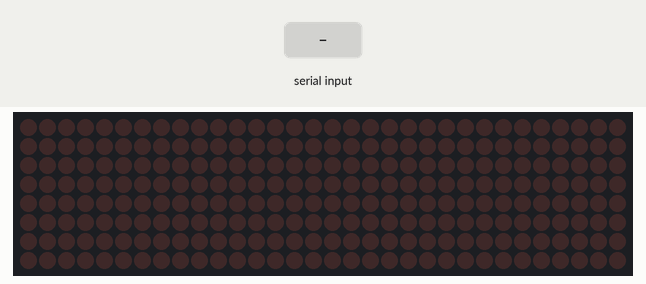
Simulated run of this sketch. Board: ESP8266 (NodeMCU). Shown: 32×8 LED matrix. Inputs (shaded band) come from the test bench. WiFi joins after 1.5 s; servers stay silent unless stated; what the sketch prints to the serial monitor is not drawn.

Above: at 3.2 s.
3.3 s: "1\n" received over Serial
At 3.96 s:
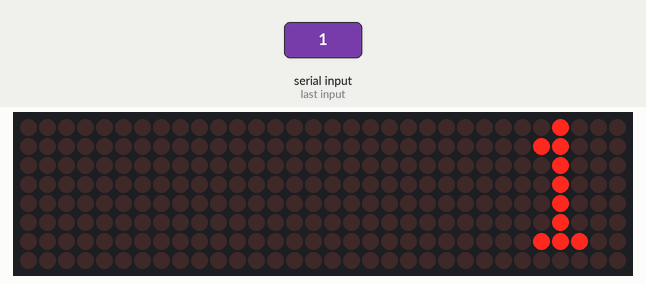
At 4.36 s:
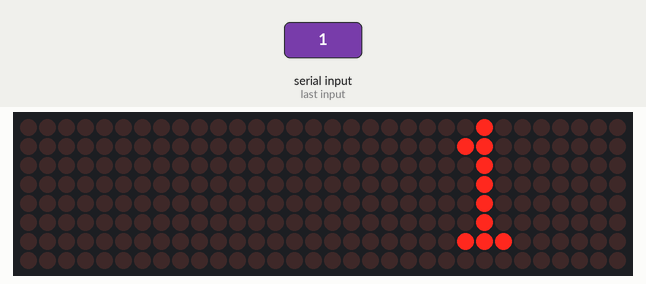
Timing chart, 0 to 6.3 s (numbered marks = the images above; inputs shaded):
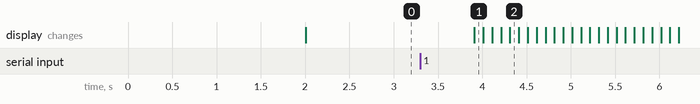

The sketch:

web_matrixled.ino
```cpp
#include <ESP8266WiFi.h>
#include <ESPAsyncWebServer.h>
#include <Max72xxPanel.h>

const char* ssid = "your-SSID"; // Wi-FiのSSID
const char* password = "your-PASSWORD"; // Wi-Fiのパスワード

// MAX7219設定
const int pinCS = D8; // CSピンの指定
Max72xxPanel matrix = Max72xxPanel(pinCS, 4, 1);

AsyncWebServer server(80);

String message = "";      // 表示するメッセージ
int scrollPosition = 0;   // スクロール位置

void setup() {
  Serial.begin(115200);   // シリアル通信の初期化
  WiFi.begin(ssid, password);
  while (WiFi.status() != WL_CONNECTED) {
    delay(1000);
    Serial.println("WiFi接続中...");
  }
  Serial.println("WiFiに接続しました");

  // MAX7219の初期設定
  matrix.setIntensity(3); // LEDの明るさ
  matrix.setRotation(0, 1); // LEDマトリックスの回転設定（必要に応じて調整）

  // Webサーバーの設定
  server.on("/", HTTP_GET, [](AsyncWebServerRequest *request){
    String html = "<html><body>"
                  "<form action=\"/message\" method=\"post\">"
                  "<label>表示するメッセージ:</label>"
                  "<input type=\"text\" name=\"text\"/>"
                  "<input type=\"submit\" value=\"送信\"/>"
                  "</form></body></html>";
    request->send(200, "text/html", html);
  });

  // Webからのメッセージ受け取り処理
  server.on("/message", HTTP_POST, [](AsyncWebServerRequest *request) {
    if (request->hasParam("text", true)) {
      message = request->getParam("text", true)->value();
      scrollPosition = matrix.width();
      request->send(200, "text/html", "<html><body><h2>メッセージが送信されました</h2><a href=\"/\">戻る</a></body></html>");
    } else {
      request->send(400, "text/html", "メッセージがありません");
    }
  });

  server.begin();
  Serial.println("Webサーバーが開始されました");
}

void loop() {
  // シリアル通信からのメッセージ受け取り処理
  if (Serial.available() > 0) {
    message = Serial.readStringUntil('\n');  // シリアルからのメッセージを受信
    scrollPosition = matrix.width();         // スクロール位置を初期化
  }

  // スクロール処理
  matrix.fillScreen(LOW);
  matrix.setCursor(scrollPosition, 0);
  matrix.print(message);

  matrix.write();

  // 文字が収まりきらない場合にスクロール
  if (--scrollPosition < -((int)message.length() * 8)) {
    scrollPosition = matrix.width();
  }

  delay(100); // スクロール速度を調整
}
```

Measured:
- after the input at 3.3 s, the display: changes after 0.61 s (image 1)
